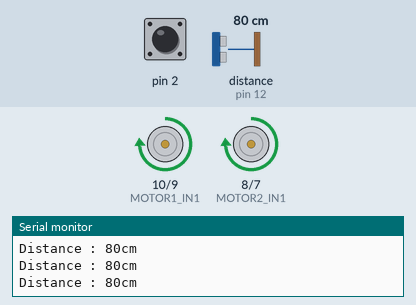
This sketch was run on a simulated Arduino Uno, built with avr-gcc and run on an emulated ATmega328P. Parts: motor-driver pin pairs drawn as motors (green arrow = first pin HIGH = forward, orange = second pin HIGH = backward, longer = more drive, scaled by the enable pin), the last lines printed to the serial monitor. Wiring (inferred from the names in the program): ultrasonic range finder: trigger pin 13; echo pin 12. The test bench sets the inputs (shaded band); at power-on: distance to the obstacle (sensor on pin 12) 80 cm, pin 2 HIGH. The echo pulse lasts 58.3 µs per cm.

Above: at 1.2 s.
1.3 s: distance to the obstacle (sensor on pin 12) set to 35 cm
2.8 s: distance to the obstacle (sensor on pin 12) set to 30 cm
At 3.4 s:
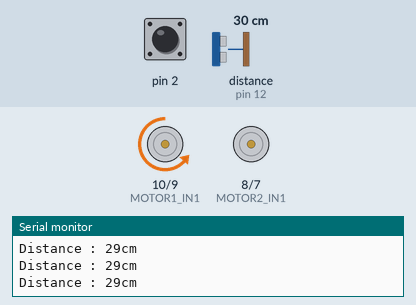
4.4 s: pin 2 pulled LOW for 3.2 s
At 5.1 s:
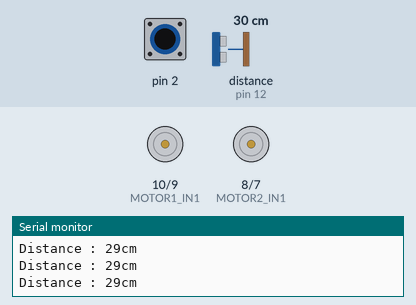
9.1 s: pin 2 pulled LOW for 0.15 s
At 10.3 s:
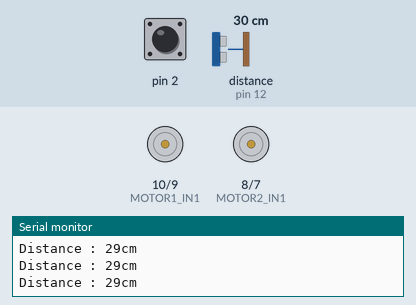
10.7 s: pin 2 pulled LOW for 1 s
At 11.2 s:
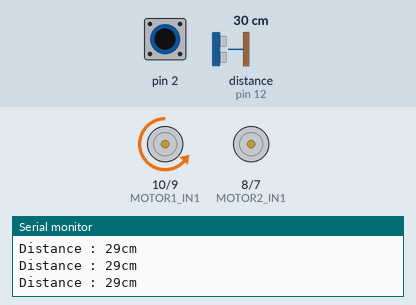
13.2 s: pin 2 driven LOW
At 14.3 s:
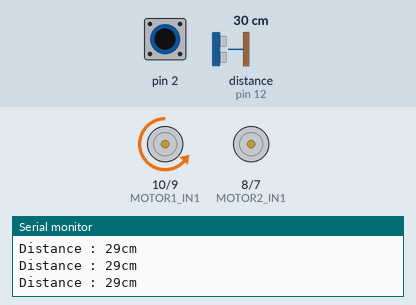
Timing chart, 0 to 16.2 s (numbered marks = the images above; inputs shaded):
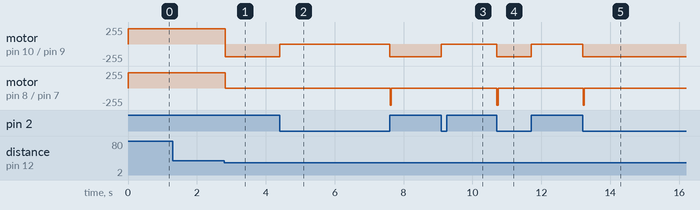

Measured:
- the behaviour switches between 32 and 31 cm on distance to the obstacle (sensor on pin 12) (found by bisection; images 0 and 1)
- after the input at 2.8 s, motor on pin 10 (MOTOR1_IN1) / pin 9 (MOTOR1_IN2): forward 230/255 → backward 190/255 at once; motor on pin 8 (MOTOR2_IN1) / pin 7 (MOTOR2_IN2): forward 230/255 → stopped at once
- after the input at 4.4 s, motor on pin 10 (MOTOR1_IN1) / pin 9 (MOTOR1_IN2): backward 190/255 → stopped at once, → backward 190/255 3.2 s later; motor on pin 8 (MOTOR2_IN1) / pin 7 (MOTOR2_IN2): stopped → backward 255/255 after 3.2 s, → stopped 0.04 s later
- after the input at 9.1 s, motor on pin 10 (MOTOR1_IN1) / pin 9 (MOTOR1_IN2): backward 190/255 → stopped at once
- after the input at 10.7 s, motor on pin 10 (MOTOR1_IN1) / pin 9 (MOTOR1_IN2): stopped → backward 190/255 at once, → stopped 1.0 s later; motor on pin 8 (MOTOR2_IN1) / pin 7 (MOTOR2_IN2): stopped → backward 255/255 at once, → stopped 0.04 s later
- after the input at 13.2 s, motor on pin 10 (MOTOR1_IN1) / pin 9 (MOTOR1_IN2): stopped → backward 190/255 at once; motor on pin 8 (MOTOR2_IN1) / pin 7 (MOTOR2_IN2): stopped → backward 255/255 at once, → stopped 0.04 s later

The sketch:

_06_Utrason.ino
```cpp
#define MOTOR1_EN    5
#define MOTOR1_IN1   10
#define MOTOR1_IN2   9
#define MOTOR2_IN1   8
#define MOTOR2_IN2   7
#define MOTOR2_EN    6

#define OUT_TRIG   13
#define IN_ECHO    12


#define BRAKE     0
#define FORWARD   1
#define BACKWARD  2

#define STRAIGHT  0
#define LEFT      1
#define RIGHT     2

bool stopNow = false;

void move(int dir, int turn, int speed)
{

  if ( (dir == BRAKE) || stopNow )
  {
      // Deux moteurs dans le meme sens
      digitalWrite(MOTOR1_IN1, LOW);
      digitalWrite(MOTOR1_IN2, HIGH);
      digitalWrite(MOTOR2_IN1, LOW);
      digitalWrite(MOTOR2_IN2, HIGH);
      analogWrite(MOTOR1_EN, 0);
      analogWrite(MOTOR2_EN, 0);

      return;
  }

  if (dir == FORWARD)
  {
      // Deux moteurs dans le meme sens+
      digitalWrite(MOTOR1_IN1, HIGH);
      digitalWrite(MOTOR1_IN2, LOW);
      digitalWrite(MOTOR2_IN1, HIGH);
      digitalWrite(MOTOR2_IN2, LOW);
      analogWrite(MOTOR1_EN, speed);
      analogWrite(MOTOR2_EN, speed);
  }

  if (dir == BACKWARD)
  {
      // Deux moteurs dans le meme sens-
      digitalWrite(MOTOR1_IN1, LOW);
      digitalWrite(MOTOR1_IN2, HIGH);
      digitalWrite(MOTOR2_IN1, LOW);
      digitalWrite(MOTOR2_IN2, HIGH);
      analogWrite(MOTOR1_EN, speed);
      analogWrite(MOTOR2_EN, speed);
  }

  if (turn == LEFT)
  {
      // Moteur 2 STOP, Moteur 1 GO
      digitalWrite(MOTOR2_EN, HIGH);
      digitalWrite(MOTOR2_IN1, LOW);
      digitalWrite(MOTOR2_IN2, LOW);
    }

  if (turn == RIGHT)
    {
      // Moteur 1 STOP, Moteur 2 GO
      digitalWrite(MOTOR1_EN, HIGH);
      digitalWrite(MOTOR1_IN1, LOW);
      digitalWrite(MOTOR1_IN2, LOW);
    }


  return;

}


void buttonStop()
{
 static unsigned long last_interrupt_time = 0;
 unsigned long interrupt_time = millis();

 /* If interrupts come faster than 200ms, assume it's a bounce and ignore */
 if (interrupt_time - last_interrupt_time > 200)
 {
  stopNow = !stopNow;
  move(BRAKE,STRAIGHT,0);
 }

 last_interrupt_time = interrupt_time;
 return;
}


void setup() {
  // put your setup code here, to run once:
  pinMode(MOTOR1_EN, OUTPUT);
  pinMode(MOTOR1_IN1, OUTPUT);
  pinMode(MOTOR1_IN2, OUTPUT);
  pinMode(MOTOR2_EN, OUTPUT);
  pinMode(MOTOR2_IN1, OUTPUT);
  pinMode(MOTOR2_IN2, OUTPUT);
  pinMode(2, INPUT_PULLUP);
  // Int 0 -> pin 2, Int 1 -> pin 3
  attachInterrupt(0, buttonStop, CHANGE);

  pinMode(OUT_TRIG, OUTPUT);
  digitalWrite(OUT_TRIG, LOW);
  pinMode(IN_ECHO, INPUT);

  Serial.begin(9600);

}


void loop() {
  // put your main code here, to run repeatedly:

  long read_echo;
  long dist;

  if (!stopNow)
  {

    // Generate a 10us pulse
    digitalWrite(OUT_TRIG, HIGH);
    delayMicroseconds(10);
    digitalWrite(OUT_TRIG, LOW);

    // Read echo pulse timing
    read_echo = pulseIn(IN_ECHO, HIGH);
    dist = read_echo / 58;
    Serial.print("Distance : ");
    Serial.print(dist);
    Serial.println("cm");

    // Turn left backward if obstacle at 30cm or less
    if (dist > 30)
    {
      move(FORWARD,STRAIGHT,230);
    }
    else
    {
      move(BACKWARD,LEFT,190);
    }

  }
}
```
